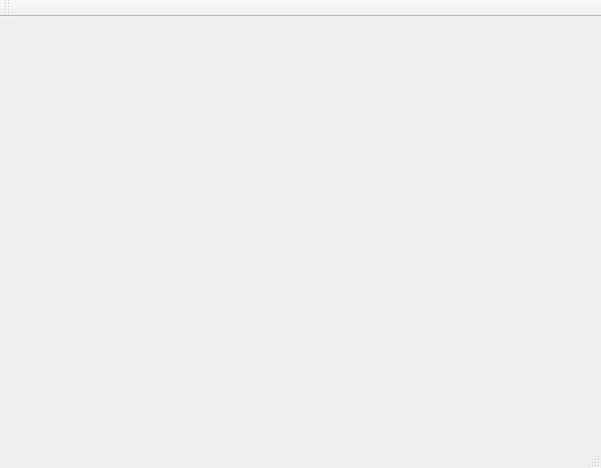
<?xml version="1.0" encoding="UTF-8"?>
<ui version="4.0">
 <class>MainWindow</class>
 <widget class="QMainWindow" name="MainWindow">
  <property name="geometry">
   <rect>
    <x>0</x>
    <y>0</y>
    <width>601</width>
    <height>468</height>
   </rect>
  </property>
  <property name="windowTitle">
   <string>MainWindow</string>
  </property>
  <widget class="QWidget" name="centralWidget">
   <widget class="QCustomPlot" name="customPlot" native="true">
    <property name="geometry">
     <rect>
      <x>20</x>
      <y>20</y>
      <width>561</width>
      <height>291</height>
     </rect>
    </property>
   </widget>
  </widget>
  <widget class="QMenuBar" name="menuBar">
   <property name="geometry">
    <rect>
     <x>0</x>
     <y>0</y>
     <width>601</width>
     <height>21</height>
    </rect>
   </property>
  </widget>
  <widget class="QToolBar" name="mainToolBar">
   <attribute name="toolBarArea">
    <enum>TopToolBarArea</enum>
   </attribute>
   <attribute name="toolBarBreak">
    <bool>false</bool>
   </attribute>
  </widget>
  <widget class="QStatusBar" name="statusBar"/>
 </widget>
 <layoutdefault spacing="6" margin="11"/>
 <customwidgets>
  <customwidget>
   <class>QCustomPlot</class>
   <extends>QWidget</extends>
   <header>qcustomplot.h</header>
   <container>1</container>
  </customwidget>
 </customwidgets>
 <resources/>
 <connections/>
</ui>
